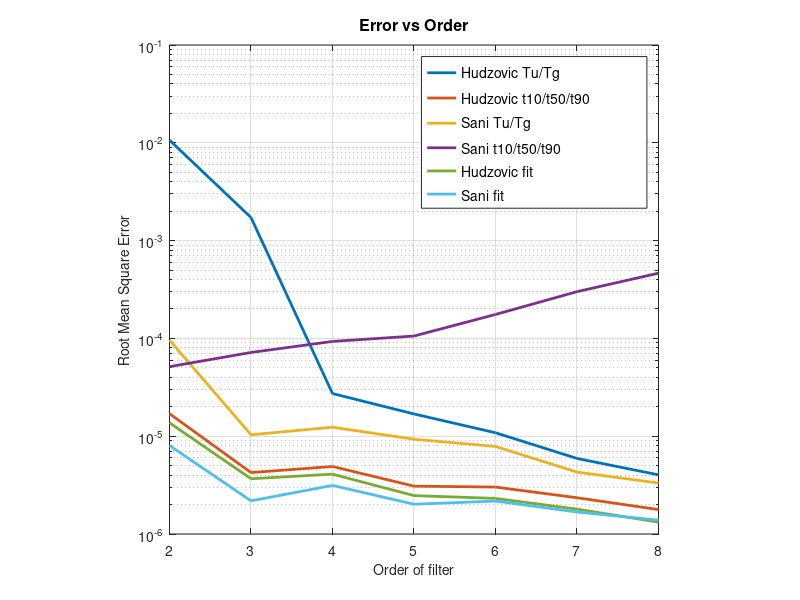

Source code (MATLAB): (Note: this script raises an error after producing the figure.)
function error_calculations()
    close all;
    
    % subroutines are located in this folder
    addpath([pwd,'/mfunctions']);
    
    %error_calculations_noise();
    %error_calculations_order();
    
    display_error_vs_order();
    display_error_vs_noise();
    display_error_vs_noise_avg();
    %display_failure_rate();
    display_sani_lookup_vs_interpolation();
end

function display_error_vs_order()
    load('errors_order.mat', 'errors_order');

    % Error vs Order
    for k = 2:8
        tmp(k-1, 1) = mean(errors_order(k-1).hudzovic_tu_tg(isfinite(errors_order(k-1).hudzovic_tu_tg)));
        tmp(k-1, 2) = mean(errors_order(k-1).hudzovic_t10_t50_t90(isfinite(errors_order(k-1).hudzovic_t10_t50_t90)));
        tmp(k-1, 3) = mean(errors_order(k-1).sani_tu_tg(isfinite(errors_order(k-1).sani_tu_tg)));
        tmp(k-1, 4) = mean(errors_order(k-1).sani_t10_t50_t90(isfinite(errors_order(k-1).sani_t10_t50_t90)));
        tmp(k-1, 5) = mean(errors_order(k-1).hudzovic_fit(isfinite(errors_order(k-1).hudzovic_fit)));
        tmp(k-1, 6) = mean(errors_order(k-1).sani_fit(isfinite(errors_order(k-1).sani_fit)));
    end

    figure;
    semilogy(2:8, tmp, 'LineWidth', 2);
    grid on
    legend('\fontsize{14}Hudzovic Tu/Tg',...
        '\fontsize{14}Hudzovic t10/t50/t90',...
        '\fontsize{14}Sani Tu/Tg',...
        '\fontsize{14}Sani t10/t50/t90',...
        '\fontsize{14}Hudzovic fit',...
        '\fontsize{14}Sani fit');
    %axis([2 8 10e-7 20e-3]);
    axis square
    xlabel('\fontsize{14}Order of filter');
    ylabel('\fontsize{14}Root Mean Square Error');
    title('\fontsize{16}Error vs Order');
end

function display_sani_lookup_vs_interpolation()
    tmp = load('errors_order_sani_lookup.mat', 'errors_order');
    lookup = tmp.errors_order;
    tmp = load('errors_order_sani_interpolation.mat', 'errors_order');
    interpolation = tmp.errors_order;
    
    % Error vs Order
    tmp = zeros(7, 6);
    for k = 2:8
        tmp(k-1, 1) = mean(interpolation(k-1).hudzovic_tu_tg(isfinite(interpolation(k-1).hudzovic_tu_tg)));
        tmp(k-1, 2) = mean(interpolation(k-1).hudzovic_t10_t50_t90(isfinite(interpolation(k-1).hudzovic_t10_t50_t90)));
        tmp(k-1, 3) = mean(interpolation(k-1).sani_tu_tg(isfinite(interpolation(k-1).sani_tu_tg)));
        tmp(k-1, 4) = mean(interpolation(k-1).sani_t10_t50_t90(isfinite(interpolation(k-1).sani_t10_t50_t90)));
        tmp(k-1, 5) = mean(interpolation(k-1).hudzovic_fit(isfinite(interpolation(k-1).hudzovic_fit)));
        tmp(k-1, 6) = mean(interpolation(k-1).sani_fit(isfinite(interpolation(k-1).sani_fit)));
    end

    figure;
    for i = 1:6
        if i == 4
            semilogy(2:8, tmp(:,i), 'LineWidth', 2);
        else
            semilogy(2:8, tmp(:,i));  hold on, grid on
        end
    end
    tmp2 = zeros(1, 7);
    for k = 2:8
        tmp2(k-1) = mean(lookup(k-1).sani_t10_t50_t90(isfinite(lookup(k-1).sani_t10_t50_t90)));
    end
    semilogy(2:8, tmp2, '--', 'LineWidth', 2);
    
    legend('\fontsize{14}Hudzovic Tu/Tg',...
        '\fontsize{14}Hudzovic t10/t50/t90',...
        '\fontsize{14}Sani Tu/Tg',...
        '\fontsize{14}Sani t10/t50/t90, Interpolation Formulae',...
        '\fontsize{14}Hudzovic fit',...
        '\fontsize{14}Sani fit',...
        '\fontsize{14}Sani t10/t50/t90, Lookup');
    %axis([2 8 10e-7 20e-3]);
    axis square
    xlabel('\fontsize{14}Order of filter');
    ylabel('\fontsize{14}Root Mean Square Error');
    title('\fontsize{16}Sani Interpolation Formulae vs Lookup');
end

function display_error_vs_noise()
    load('errors_noise_fit.mat', 'errors_noise');

    % Error vs Input noise
    tmp = zeros(length(errors_noise.hudzovic_tu_tg), 6);
    tmp(:,1) = errors_noise.hudzovic_tu_tg;
    tmp(:,2) = errors_noise.hudzovic_t10_t50_t90;
    tmp(:,3) = errors_noise.sani_tu_tg;
    tmp(:,4) = errors_noise.sani_t10_t50_t90;
    tmp(:,5) = errors_noise.hudzovic_fit;
    tmp(:,6) = errors_noise.sani_fit;
    for i = 1:6
        tmp(:,i) = sliding_average(tmp(:,i), 10);
    end
    figure;
    semilogy(errors_noise.noise_amplitude * 100, tmp);
    grid on
    legend('\fontsize{14}Hudzovic Tu/Tg',...
        '\fontsize{14}Hudzovic t10/t50/t90',...
        '\fontsize{14}Sani Tu/Tg',...
        '\fontsize{14}Sani t10/t50/t90',...
        '\fontsize{14}Hudzovic fit',...
        '\fontsize{14}Sani fit',...
        'Location', 'southeast');
    %axis([0 200 10e-8 20e-2]);
    axis square
    xlabel('\fontsize{14}Normalised noise amplitude (%)');
    ylabel('\fontsize{14}Root Mean Square Error');
    title({'\fontsize{16}Error vs Input noise', '\fontsize{14}(Single 4th Order Step Response)'});
end

function display_error_vs_noise_avg()
    load('errors_noise_avg.mat', 'errors_noise');

    % Error vs Input noise
    tmp = zeros(length(errors_noise.hudzovic_tu_tg), 6);
    tmp(:,1) = errors_noise.hudzovic_tu_tg;
    tmp(:,2) = errors_noise.hudzovic_t10_t50_t90;
    tmp(:,3) = errors_noise.sani_tu_tg;
    tmp(:,4) = errors_noise.sani_t10_t50_t90;
    for i = 1:4
        tmp(:,i) = sliding_average(tmp(:,i), 20);
    end
    figure;
    semilogy(errors_noise.noise_amplitude * 100, tmp);
    grid on
    legend('\fontsize{14}Hudzovic Tu/Tg',...
        '\fontsize{14}Hudzovic t10/t50/t90',...
        '\fontsize{14}Sani Tu/Tg',...
        '\fontsize{14}Sani t10/t50/t90',...
        'Location', 'southeast');
    %axis([0 200 10e-8 20e-2]);
    axis square
    xlabel('\fontsize{14}Normalised noise amplitude (%)');
    ylabel('\fontsize{14}Root Mean Square Error');
    title({'\fontsize{16}Error vs Input noise', '\fontsize{14}(Random Step Responses)'});
end

function display_failure_rate()
    load('errors_order.mat', 'errors_order');

    % Plot the "failure rate" in function of order. Whenever the error is
    % too large, the error is set to Inf. For every order, we created 100
    % random step responses which means the number of Inf items is directly
    % the failure rate in percent.
    tmp = zeros(7, 6);
    for k = 2:8
        tmp(k-1, 1) = 100 - sum(isfinite(errors_order(k-1).hudzovic_tu_tg));
        tmp(k-1, 2) = 100 - sum(isfinite(errors_order(k-1).hudzovic_t10_t50_t90));
        tmp(k-1, 3) = 100 - sum(isfinite(errors_order(k-1).sani_tu_tg));
        tmp(k-1, 4) = 100 - sum(isfinite(errors_order(k-1).sani_t10_t50_t90));
        tmp(k-1, 5) = 100 - sum(isfinite(errors_order(k-1).hudzovic_fit));
        tmp(k-1, 6) = 100 - sum(isfinite(errors_order(k-1).sani_fit));
    end
    figure;
    plot(2:8, tmp, 'LineWidth', 2);
    grid on
    legend('\fontsize{14}Hudzovic Tu/Tg',...
        '\fontsize{14}Hudzovic t10/t50/t90',...
        '\fontsize{14}Sani Tu/Tg',...
        '\fontsize{14}Sani t10/t50/t90',...
        '\fontsize{14}Hudzovic fit',...
        '\fontsize{14}Sani fit');
    axis square
    xlabel('\fontsize{14}Order of filter');
    ylabel('\fontsize{14}Failure Rate (%)');
    title('\fontsize{16}Failure vs Order');
end

function error_calculations_noise()
    rand('state', 0);
    %errors_noise = struct
    load('errors_noise.mat', 'errors_noise');
    
    num_simulations = 1000;
    num_avg = 500;
    for i = 851:num_simulations
        fprintf('Current iteration: %d\n', i);
        for k = 1:num_avg
            % generate transfer function
            [xdata_orig, ydata_orig] = gen_random_ptn(randi([2 8], 1, 1));

            % apply noise
            amp_rand = 0.35 * (i-1) / (num_simulations-1);
            xdata_raw = xdata_orig;
            ydata_raw = ydata_orig + amp_rand * (rand(length(ydata_orig),1)-0.5);

            err_acc = zeros(1, 6);

            try
                [xdata, ydata] = preprocess_curve(xdata_raw, ydata_raw);
                [Tu, Tg] = characterise_curve(xdata, ydata);
                [t10, t50, t90] = characterise_curve(xdata, ydata, [0 1]); % We know it's normalised to 0-1

                % Hudzovic, Tu/Tg
                [T, r, order] = hudzovic_lookup(Tu, Tg);
                G = hudzovic_transfer_function(T, r, order);
                g_hudzovic_tu_tg = step(G, xdata);

                % Hudzovic, t10/t50/t90
                [T, r, order] = hudzovic_lookup(t10, t50, t90);
                G = hudzovic_transfer_function(T, r, order);
                g_hudzovic_t3 = step(G, xdata);

                % Sani, Tu/Tg
                [T, r, order] = sani_lookup(Tu, Tg);
                G = sani_transfer_function(T, r, order);
                g_sani_tu_tg = step(G, xdata);

                % Sani, t10/t50/t90
                [T, r, order] = sani_lookup(t10, t50, t90);
                G = sani_transfer_function(T, r, order);
                g_sani_t3 = step(G, xdata);

                % Hudzovic fit of raw data
%                 [T, r, order] = hudzovic_lookup(t10, t50, t90);
%                 [T, r] = hudzovic_fit(T, r, order, xdata_raw, ydata_raw);
%                 G = hudzovic_transfer_function(T, r, order);
%                 g_hudzovic_fit = step(G, xdata);
% 
%                 % Sani fit of raw data
%                 [T, r, order] = sani_lookup(t10, t50, t90);
%                 [T, r] = sani_fit(T, r, order, xdata_raw, ydata_raw);
%                 G = sani_transfer_function(T, r, order);
%                 g_sani_fit = step(G, xdata);
            catch
            end
            
            % accumulate errors so we can compute the average later
            err_acc(1) = err_acc(1) + sqrt(immse(g_hudzovic_tu_tg, ydata_orig));
            err_acc(2) = err_acc(2) + sqrt(immse(g_hudzovic_t3, ydata_orig));
            err_acc(3) = err_acc(3) + sqrt(immse(g_sani_tu_tg, ydata_orig));
            err_acc(4) = err_acc(4) + sqrt(immse(g_sani_t3, ydata_orig));
%             err_acc(5) = err_acc(5) + sqrt(immse(g_hudzovic_fit, ydata_orig));
%             err_acc(6) = err_acc(6) + sqrt(immse(g_sani_fit, ydata_orig));
        end
        
        % average
        err_acc = err_acc ./ num_avg;
        
        errors_noise.noise_amplitude(i) = amp_rand;
        errors_noise.hudzovic_tu_tg(i) = err_acc(1);
        errors_noise.hudzovic_t10_t50_t90(i) = err_acc(2);
        errors_noise.sani_tu_tg(i) = err_acc(3);
        errors_noise.sani_t10_t50_t90(i) = err_acc(4);
%         errors_noise.hudzovic_fit(i) = err_acc(5);
%         errors_noise.sani_fit(i) = err_acc(6);
    end

    save('errors_noise_top2.mat', 'errors_noise');
end

function error_calculations_order()
    rand('state', 0);

    for k = 2:8
        num_simulations = 100;
        errors_order(k-1) = struct(...
            'hudzovic_tu_tg', 0,...
            'hudzovic_t10_t50_t90', 0,...
            'sani_tu_tg', 0,...
            'sani_t10_t50_t90', 0,...
            'hudzovic_fit', 0,...
            'sani_fit', 0);
        
        for i = 1:num_simulations
            [xdata, ydata] = gen_random_ptn(k);

            [Tu, Tg] = characterise_curve(xdata, ydata);
            [t10, t50, t90] = characterise_curve(xdata, ydata, [0 1]); % We know it's normalised to 0-1

            try
            % Hudzovic, Tu/Tg
            [T, r, order] = hudzovic_lookup(Tu, Tg);
            G = hudzovic_transfer_function(T, r, order);
            g_hudzovic_tu_tg = step(G, xdata);

            % Hudzovic, t10/t50/t90
            [T, r, order] = hudzovic_lookup(t10, t50, t90);
            G = hudzovic_transfer_function(T, r, order);
            g_hudzovic_t3 = step(G, xdata);

            % Sani, Tu/Tg
            [T, r, order] = sani_lookup(Tu, Tg);
            G = sani_transfer_function(T, r, order);
            g_sani_tu_tg = step(G, xdata);

            % Sani, t10/t50/t90
            [T, r, order] = sani_lookup(t10, t50, t90);
            G = sani_transfer_function(T, r, order);
            g_sani_t3 = step(G, xdata);

            % Hudzovic fit of raw data
            [T, r, order] = hudzovic_lookup(t10, t50, t90);
            [T, r] = hudzovic_fit(T, r, order, xdata, ydata);
            G = hudzovic_transfer_function(T, r, order);
            g_hudzovic_fit = step(G, xdata);

            % Sani fit of raw data
            [T, r, order] = sani_lookup(t10, t50, t90);
            [T, r] = sani_fit(T, r, order, xdata, ydata);
            G = sani_transfer_function(T, r, order);
            g_sani_fit = step(G, xdata);
            catch
            end

            errors_order(k-1).hudzovic_tu_tg(i) = sqrt(immse(g_hudzovic_tu_tg, ydata));
            errors_order(k-1).hudzovic_t10_t50_t90(i) = sqrt(immse(g_hudzovic_t3, ydata));
            errors_order(k-1).sani_tu_tg(i) = sqrt(immse(g_sani_tu_tg, ydata));
            errors_order(k-1).sani_t10_t50_t90(i) = sqrt(immse(g_sani_t3, ydata));
            errors_order(k-1).hudzovic_fit(i) = sqrt(immse(g_hudzovic_fit, ydata));
            errors_order(k-1).sani_fit(i) = sqrt(immse(g_sani_fit, ydata));
        end
    end

    save('errors_order.mat', 'errors_order');
end

function error_calculations_order_sani_lookup()
    rand('state', 0);

    for k = 2:8
        num_simulations = 100;
        
        for i = 1:num_simulations
            [xdata, ydata] = gen_random_ptn(k);

            [Tu, Tg] = characterise_curve(xdata, ydata);
            [t10, t50, t90] = characterise_curve(xdata, ydata, [0 1]); % We know it's normalised to 0-1

            try
            % Sani, t10/t50/t90
            [T, r, order] = sani_lookup(t10, t50, t90);
            G = sani_transfer_function(T, r, order);
            g_sani_t3 = step(G, xdata);
            catch
            end

            errors_order(k-1) = rmse(g_sani_t3, ydata);
        end
    end

    save('errors_order_sani_lambda_lookup.mat', 'errors_order');
end

function [xdata, ydata] = gen_random_ptn(order)
    s = tf('s');
    G = 1;
    for k = 1:order
        Tk = (rand(1,1)*0.8+0.1) * 10;
        G = G / (1+s*Tk);
    end
    [ydata, xdata] = step(G);
    ydata = ydata - ydata(1);
    ydata = ydata / ydata(end);
end

